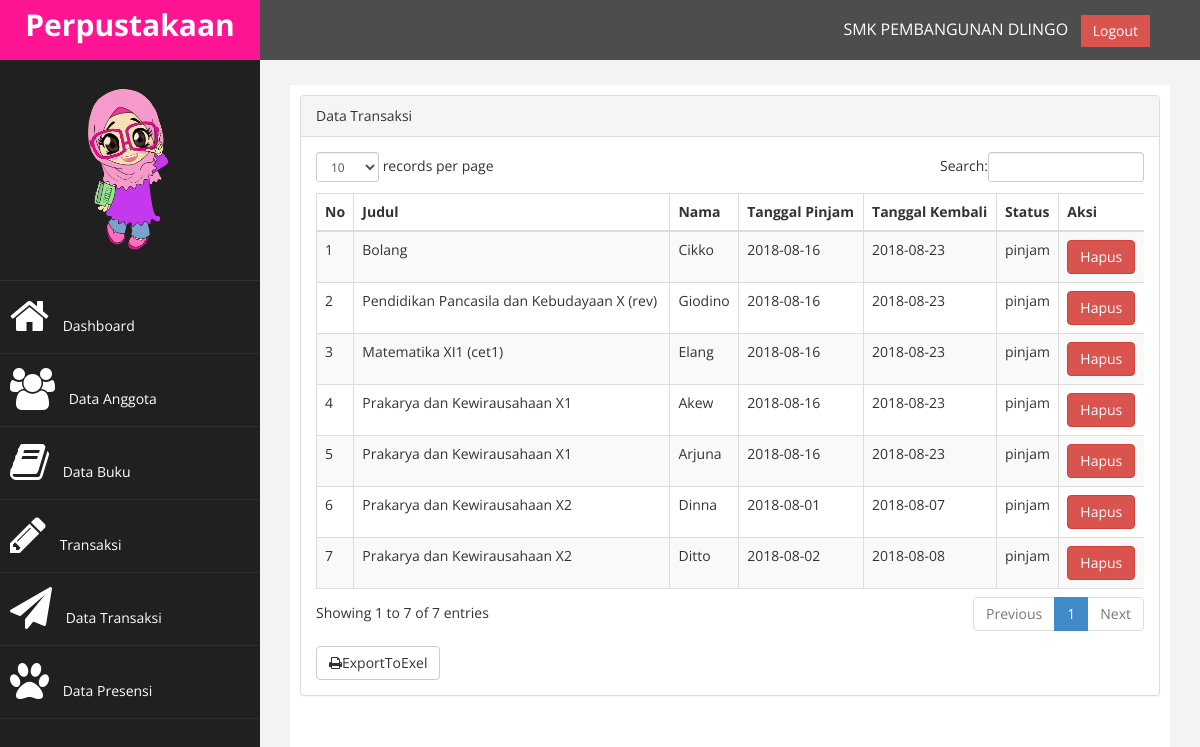
Screenshot of /index.php?page=datapinjam (signed in) with the database file from the repository.
### tables this page shows
CREATE TABLE `tb_transaksi` (
  `id` int(9) NOT NULL auto_increment,
  `judul` varchar(200) NOT NULL,
  `nis` varchar(11) NOT NULL,
  `nama` varchar(250) NOT NULL,
  `tgl_pinjam` varchar(30) NOT NULL,
  `tgl_kembali` varchar(30) NOT NULL,
  `status` varchar(100) NOT NULL,
  PRIMARY KEY  (`id`)
);

### page/datapinjam/datapinjam.php (the view)
<div class="row">
                <div class="col-md-12">
                    <div class="panel panel-default">
                        <div class="panel-heading">
                             Data Transaksi
                        </div>
                        <div class="panel-body">
                            <div class="table-responsive">
                                <table class="table table-striped table-bordered table-hover" id="dataTables-example">
                                    <thead>
                                        <tr>
                                            <th>No</th>
                                            <th>Judul</th>
                                            <th>Nama</th>
                                            <th>Tanggal Pinjam</th>
                                            <th>Tanggal Kembali</th>
                                            <th>Status</th>
                                            <th>Aksi</th>
                                        </tr>
                                    </thead>
                                    <tbody>
                                        <?php
                                            $no = 1;
                                            $sql = $koneksi->query("select * from tb_transaksi");
                                            while ($data=$sql->fetch_assoc()) {
                                        ?>
                                        <tr>
                                            <td><?php echo $no++; ?></td>
                                            <td><?php echo $data['judul']; ?></td>
                                            <td><?php echo $data['nama']; ?></td>
                                            <td><?php echo $data['tgl_pinjam']; ?></td>
                                            <td><?php echo $data['tgl_kembali']; ?></td>
                                            <td><?php echo $data['status']; ?></td>
                                            <td>
                                                <a onclick="return confirm('Anda Yakin Akan Menghapus Data ini...???')" href="?page=datapinjam&aksi=hapus&id=<?php echo $data['id']; ?>"" class="btn btn-danger">Hapus</a>
                                            </td>
                                        </tr>
                                        <?php } ?>
                                    </tbody>
                                </table>
                                </div>
                                 <a href="./laporan/laporan_datapinjam_exel.php" target="blank" class="btn btn-default" style="margin-top: 8px"><i class="fa fa-print"></i>ExportToExel</a>
                            </div>
                        </div>
                    </div>

### assets/css/custom.css (style rules this page uses)
body { font-family: 'Open Sans', sans-serif; }

### rows the page displays
tb_transaksi: judul "Bolang", nama "Cikko", tgl_pinjam "2018-08-16", tgl_kembali "2018-08-23", status "pinjam"
tb_transaksi: judul "Pendidikan Pancasila dan Kebudayaan X (rev)", nama "Giodino", tgl_pinjam "2018-08-16", tgl_kembali "2018-08-23", status "pinjam"
tb_transaksi: judul "Matematika XI1 (cet1)", nama "Elang", tgl_pinjam "2018-08-16", tgl_kembali "2018-08-23", status "pinjam"
tb_transaksi: judul "Prakarya dan Kewirausahaan X1", nama "Akew", tgl_pinjam "2018-08-16", tgl_kembali "2018-08-23", status "pinjam"
tb_transaksi: judul "Prakarya dan Kewirausahaan X1", nama "Arjuna", tgl_pinjam "2018-08-16", tgl_kembali "2018-08-23", status "pinjam"
tb_transaksi: judul "Prakarya dan Kewirausahaan X2", nama "Dinna", tgl_pinjam "2018-08-01", tgl_kembali "2018-08-07", status "pinjam"
tb_transaksi: judul "Prakarya dan Kewirausahaan X2", nama "Ditto", tgl_pinjam "2018-08-02", tgl_kembali "2018-08-08", status "pinjam"
